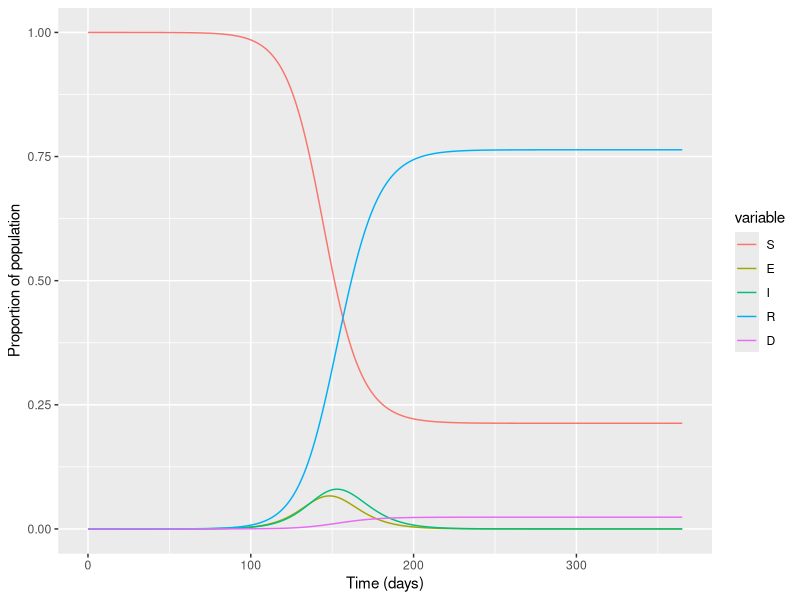

The R script that drew this image:
# SEIRD = Susceptible, Exposed, Infectious, Recovered, Deceased

# PACKAGES
library(deSolve)
library(reshape2)
library(ggplot2)


# MODEL INPUTS
N <- 10^6  # total population

initial_state_values <- c(S = N - 1,
                          E = 0,
                          I = 1,
                          R = 0,
                          D = 0)

parameters <- c(beta = 0.3885,  # infection rate
                sigma = 0.25,  # rate of becoming symptomatic
                gamma = 0.194,  # rate of recovery
                mu = 0.006)  # rate of mortality


# TIMESTEPS
times <- seq(from = 0,
             to = 365,
             by = 1)


# SEIRD MODEL FUNCTION
SEIRD_model <- function(time, state, parameters) {
  with(as.list(c(state, parameters)), {
    N <- S+E+I+R
    lambda <- beta*I/N
    dS <- -lambda * S
    dE <- lambda*S - sigma*E
    dI <- sigma*E - gamma*I - mu*I
    dR <- gamma*I
    dD <- mu*I
    
    return(list(c(dS, dE, dI, dR, dD)))
  })
}


# MODEL OUTPUT
output <- as.data.frame(ode(y = initial_state_values,
                            times = times,
                            func = SEIRD_model,
                            parms = parameters))


# PLOT
output_long <- melt(output, id="time")
ggplot(data = output_long,
       aes(x=time,
           y=value/N,
           colour=variable,
           group=variable)) + geom_line() + xlab("Time (days)") + ylab("Proportion of population")
